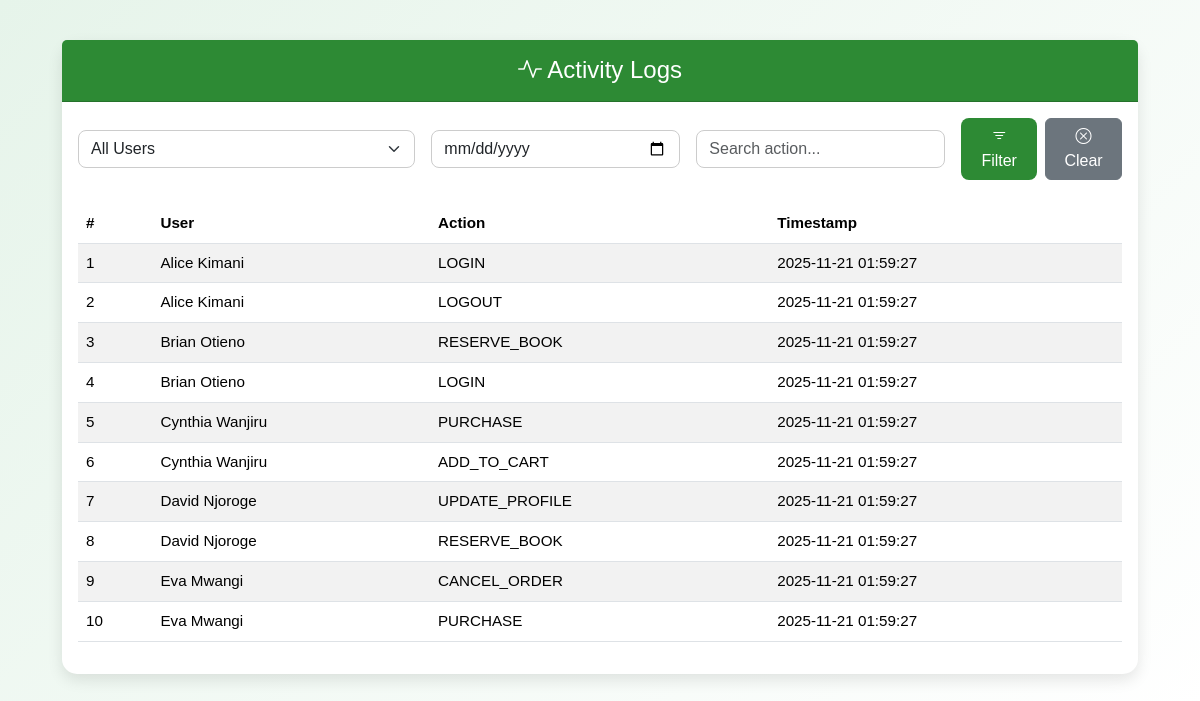
Page /modules/admin/view_logs.php (signed in) on the committed database.
### tables this page shows
CREATE TABLE logs (
    log_id INT AUTO_INCREMENT PRIMARY KEY,
    user_id INT NULL,
    action VARCHAR(100),
    module VARCHAR(100),
    description TEXT,
    timestamp DATETIME DEFAULT CURRENT_TIMESTAMP,
    FOREIGN KEY (user_id) REFERENCES users(user_id) ON DELETE
    SET NULL
);

CREATE TABLE users (
    user_id INT AUTO_INCREMENT PRIMARY KEY,
    full_name VARCHAR(100) NOT NULL,
    email VARCHAR(100) UNIQUE NOT NULL,
    password_hash VARCHAR(255) NOT NULL,
    phone VARCHAR(20),
    preferences TEXT,
    user_role ENUM('customer', 'admin') DEFAULT 'customer',
    otp_code VARCHAR(10),
    otp_expiry DATETIME,
    is_verified TINYINT(1) DEFAULT 0,
    date_created TIMESTAMP DEFAULT CURRENT_TIMESTAMP,
    last_login TIMESTAMP NULL,
    avatar VARCHAR(255) DEFAULT NULL
);

### modules/admin/view_logs.php (the view, shortened to what this page needs)
<?php
require_once("../../includes/logger.php");
$dateFilter = $_GET['date'] ?? '';
$search = $_GET['search'] ?? '';
$query = "
    SELECT logs.*, users.full_name
    FROM logs
    JOIN users ON logs.user_id = users.user_id
    WHERE 1=1
";
$query .= " ORDER BY logs.timestamp DESC";
$stmt = $conn->prepare($query);
$stmt->execute();
$result = $stmt->get_result();
?>
<!DOCTYPE html>
<html lang="en">
<head>
    <link href="https://cdn.jsdelivr.net/npm/bootstrap@5.3.3/dist/css/bootstrap.min.css" rel="stylesheet">
    <link href="https://cdn.jsdelivr.net/npm/bootstrap-icons@1.11.3/font/bootstrap-icons.css" rel="stylesheet">
</head>
<body>
<div class="container">
    <div class="card">
        <div class="card-header text-center py-3">
            <h4 class="mb-0"><i class="bi bi-activity"></i> Activity Logs</h4>
        </div>
        <div class="card-body">
            <form method="GET" class="row g-3 align-items-center filter-section mb-4">
                <div class="col-md-4">
                    <select name="user" class="form-select">
                        <option value="">All Users</option>
                    </select>
                </div>
                <div class="col-md-3">
                    <input type="date" name="date" class="form-control" value="<?= htmlspecialchars($dateFilter) ?>">
                </div>
                <div class="col-md-3">
                    <input type="text" name="search" class="form-control" placeholder="Search action..." value="<?= htmlspecialchars($search) ?>">
                </div>
                <div class="col-md-2 d-flex gap-2">
                    <button type="submit" class="btn btn-success w-100"><i class="bi bi-filter"></i> Filter</button>
                    <a href="view_logs.php" class="btn btn-secondary w-100"><i class="bi bi-x-circle"></i> Clear</a>
                </div>
            </form>
            <div class="table-responsive">
                <table class="table table-striped align-middle">
                    <thead>
                        <tr>
                            <th>#</th>
                            <th>User</th>
                            <th>Action</th>
                            <th>Timestamp</th>
                        </tr>
                    </thead>
                    <tbody>
                        <?php if ($result->num_rows > 0): $count = 1; ?>
                            <?php while ($row = $result->fetch_assoc()): ?>
                                <tr>
                                    <td><?= $count++ ?></td>
                                    <td><?= htmlspecialchars($row['full_name']) ?></td>
                                    <td><?= htmlspecialchars($row['action']) ?></td>
                                    <td><?= htmlspecialchars($row['timestamp']) ?></td>
                                </tr>
                            <?php endwhile; ?>
                        <?php else: ?>
                            <tr>
                                <td colspan="4" class="text-center text-muted">No logs found for the selected filters.</td>
                            </tr>
                        <?php endif; ?>
                    </tbody>
                </table>
            </div>
        </div>
    </div>
</div>
</body>
</html>

### modules/admin/view_logs.php (style rules this page uses)
body { background: linear-gradient(135deg, #e6f4ea, #ffffff); font-family: 'Poppins', sans-serif; padding: 40px 0; }
.container { max-width: 1100px; }
.card { border: none; border-radius: 15px; box-shadow: 0 6px 15px rgba(0,0,0,0.1); }
.card-header { background: #2d8a34; color: #fff; border-radius: 15px 15px 0 0; }
.btn-success { background-color: #2d8a34; border: none; }
table { font-size: 0.95rem; }
th { background-color: #2d8a34; color: #fff; }
.filter-section select, .filter-section input { border-radius: 8px; border: 1px solid #ccc; }
.filter-section button { border-radius: 8px; }

### rows in the picture
logs: user.full_name "Alice Kimani", action "LOGIN", timestamp "2025-11-21 01:59:27"
logs: user.full_name "Alice Kimani", action "LOGOUT", timestamp "2025-11-21 01:59:27"
logs: user.full_name "Brian Otieno", action "RESERVE_BOOK", timestamp "2025-11-21 01:59:27"
logs: user.full_name "Brian Otieno", action "LOGIN", timestamp "2025-11-21 01:59:27"
logs: user.full_name "Cynthia Wanjiru", action "PURCHASE", timestamp "2025-11-21 01:59:27"
logs: user.full_name "Cynthia Wanjiru", action "ADD_TO_CART", timestamp "2025-11-21 01:59:27"
logs: user.full_name "David Njoroge", action "UPDATE_PROFILE", timestamp "2025-11-21 01:59:27"
logs: user.full_name "David Njoroge", action "RESERVE_BOOK", timestamp "2025-11-21 01:59:27"
logs: user.full_name "Eva Mwangi", action "CANCEL_ORDER", timestamp "2025-11-21 01:59:27"
logs: user.full_name "Eva Mwangi", action "PURCHASE", timestamp "2025-11-21 01:59:27"
